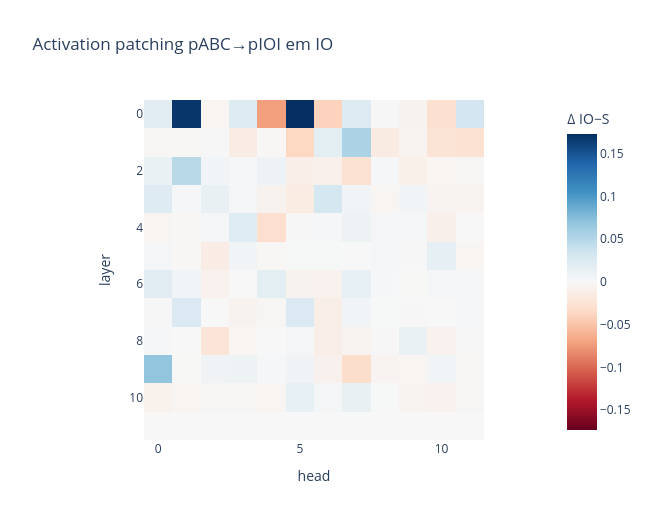
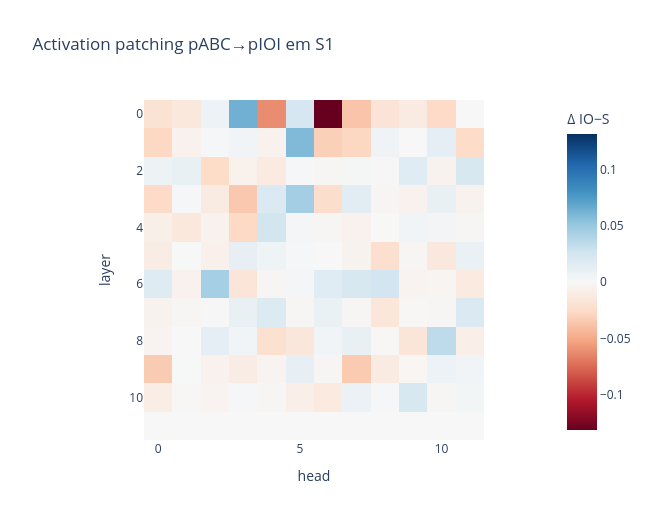
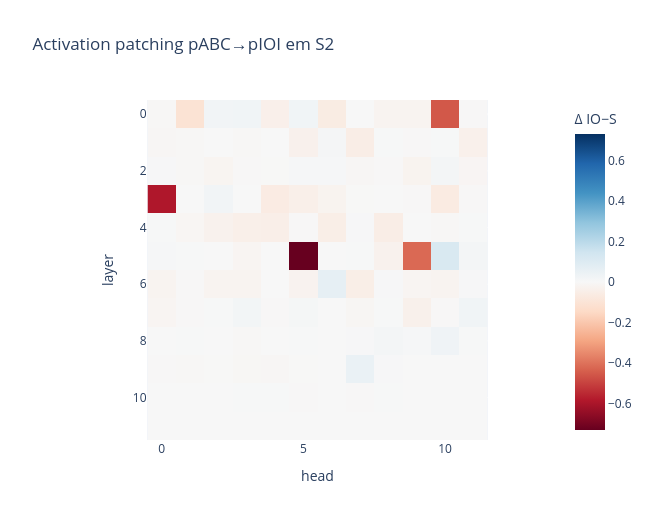
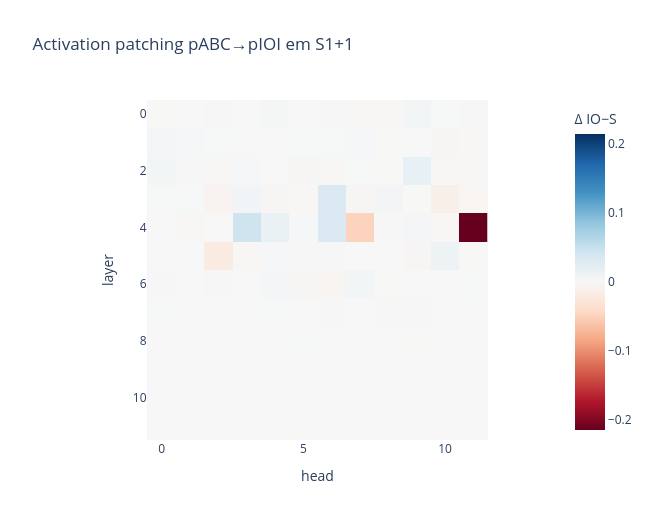

The notebook cell saved with these charts, in order:
### Markdown cell above
## Activation patching `pABC → pIOI`

Para cada célula layer×head×posição, substituímos somente o `hook_result` daquela cabeça e a posição semântica individual de cada exemplo. O valor mostrado é a mudança em IO−S contra o forward pIOI sem patch. O lote de quatro exemplos mantém as 720 intervenções viáveis em uma RTX 3050 sem trocar a semântica do algoritmo.

### Code cell
was_use_attn_result = bool(model.cfg.use_attn_result)
model.set_use_attn_result(True)
try:
    patch_matrix = activation_patch_matrix(
        model=model,
        target_tokens=ioi_tokens,
        source_cache=abc_cache,
        metric=metric,
        target_positions=dataset.positions,
        source_positions=dataset.positions,
        semantic_positions=SEMANTIC_POSITIONS,
        activation="result",
    )
finally:
    model.set_use_attn_result(was_use_attn_result)

patch_effect = patch_matrix.values - baseline
assert patch_effect.shape == (12, 12, len(SEMANTIC_POSITIONS))
position_axis = {position: i for i, position in enumerate(SEMANTIC_POSITIONS)}

for position_index, position in enumerate(SEMANTIC_POSITIONS):
    fig = px.imshow(
        patch_effect[:, :, position_index].float().cpu(),
        labels={"x": "head", "y": "layer", "color": "Δ IO−S"},
        title=f"Activation patching pABC→pIOI em {position.value}",
        color_continuous_scale="RdBu",
        color_continuous_midpoint=0,
        aspect="equal",
    )
    fig.update_layout(width=650, height=520)
    fig.show()

class_summary = {}
for circuit_class, nodes in PUBLISHED_CIRCUIT.items():
    effects = [
        patch_effect[node.layer, node.head, position_axis[node.position]].item()
        for node in nodes
    ]
    class_summary[circuit_class.value] = {
        "n_nodes": len(nodes),
        "mean_patch_effect": sum(effects) / len(effects),
        "nodes": [
            {
                "layer": node.layer,
                "head": node.head,
                "position": node.position.value,
                "patch_effect": effect,
            }
            for node, effect in zip(nodes, effects)
        ],
    }

for circuit_class in CircuitClass:
    summary = class_summary[circuit_class.value]
    print(
        f"{circuit_class.value:22s} n={summary['n_nodes']:2d} "
        f"mean Δ={summary['mean_patch_effect']:+.4f}"
    )

### Figure 1 — Plotly figure (JSON) as saved in the notebook; plotly's stock layout.template omitted (floating-point values rounded to 4 significant figures; data arrays with more than 128 entries replaced by an {"elided": "..."} marker saying what was removed)
{"data": [{"coloraxis": "coloraxis", "hovertemplate": "head: %{x}<br>layer: %{y}<br>Δ IO−S: %{z}<extra></extra>", "name": "0", "type": "heatmap", "xaxis": "x", "yaxis": "y", "z": {"elided": "12x12 float values"}}], "layout": {"coloraxis": {"autocolorscale": false, "cmid": 0, "colorbar": {"title": {"text": "Δ IO−S"}}, "colorscale": [[0.0, "rgb(103,0,31)"], [0.1, "rgb(178,24,43)"], [0.2, "rgb(214,96,77)"], [0.3, "rgb(244,165,130)"], [0.4, "rgb(253,219,199)"], [0.5, "rgb(247,247,247)"], [0.6, "rgb(209,229,240)"], [0.7, "rgb(146,197,222)"], [0.8, "rgb(67,147,195)"], [0.9, "rgb(33,102,172)"], [1.0, "rgb(5,48,97)"]]}, "height": 520, "title": {"text": "Activation patching pABC→pIOI em IO"}, "width": 650, "xaxis": {"anchor": "y", "constrain": "domain", "domain": [0.0, 1.0], "scaleanchor": "y", "title": {"text": "head"}}, "yaxis": {"anchor": "x", "autorange": "reversed", "constrain": "domain", "domain": [0.0, 1.0], "title": {"text": "layer"}}}}

### Figure 2 — Plotly figure (JSON) as saved in the notebook; plotly's stock layout.template omitted (floating-point values rounded to 4 significant figures; data arrays with more than 128 entries replaced by an {"elided": "..."} marker saying what was removed)
{"data": [{"coloraxis": "coloraxis", "hovertemplate": "head: %{x}<br>layer: %{y}<br>Δ IO−S: %{z}<extra></extra>", "name": "0", "type": "heatmap", "xaxis": "x", "yaxis": "y", "z": {"elided": "12x12 float values"}}], "layout": {"coloraxis": {"autocolorscale": false, "cmid": 0, "colorbar": {"title": {"text": "Δ IO−S"}}, "colorscale": [[0.0, "rgb(103,0,31)"], [0.1, "rgb(178,24,43)"], [0.2, "rgb(214,96,77)"], [0.3, "rgb(244,165,130)"], [0.4, "rgb(253,219,199)"], [0.5, "rgb(247,247,247)"], [0.6, "rgb(209,229,240)"], [0.7, "rgb(146,197,222)"], [0.8, "rgb(67,147,195)"], [0.9, "rgb(33,102,172)"], [1.0, "rgb(5,48,97)"]]}, "height": 520, "title": {"text": "Activation patching pABC→pIOI em S1"}, "width": 650, "xaxis": {"anchor": "y", "constrain": "domain", "domain": [0.0, 1.0], "scaleanchor": "y", "title": {"text": "head"}}, "yaxis": {"anchor": "x", "autorange": "reversed", "constrain": "domain", "domain": [0.0, 1.0], "title": {"text": "layer"}}}}

### Figure 3 — Plotly figure (JSON) as saved in the notebook; plotly's stock layout.template omitted (floating-point values rounded to 4 significant figures; data arrays with more than 128 entries replaced by an {"elided": "..."} marker saying what was removed)
{"data": [{"coloraxis": "coloraxis", "hovertemplate": "head: %{x}<br>layer: %{y}<br>Δ IO−S: %{z}<extra></extra>", "name": "0", "type": "heatmap", "xaxis": "x", "yaxis": "y", "z": {"elided": "12x12 float values"}}], "layout": {"coloraxis": {"autocolorscale": false, "cmid": 0, "colorbar": {"title": {"text": "Δ IO−S"}}, "colorscale": [[0.0, "rgb(103,0,31)"], [0.1, "rgb(178,24,43)"], [0.2, "rgb(214,96,77)"], [0.3, "rgb(244,165,130)"], [0.4, "rgb(253,219,199)"], [0.5, "rgb(247,247,247)"], [0.6, "rgb(209,229,240)"], [0.7, "rgb(146,197,222)"], [0.8, "rgb(67,147,195)"], [0.9, "rgb(33,102,172)"], [1.0, "rgb(5,48,97)"]]}, "height": 520, "title": {"text": "Activation patching pABC→pIOI em S2"}, "width": 650, "xaxis": {"anchor": "y", "constrain": "domain", "domain": [0.0, 1.0], "scaleanchor": "y", "title": {"text": "head"}}, "yaxis": {"anchor": "x", "autorange": "reversed", "constrain": "domain", "domain": [0.0, 1.0], "title": {"text": "layer"}}}}

### Figure 4 — Plotly figure (JSON) as saved in the notebook; plotly's stock layout.template omitted (floating-point values rounded to 4 significant figures; data arrays with more than 128 entries replaced by an {"elided": "..."} marker saying what was removed)
{"data": [{"coloraxis": "coloraxis", "hovertemplate": "head: %{x}<br>layer: %{y}<br>Δ IO−S: %{z}<extra></extra>", "name": "0", "type": "heatmap", "xaxis": "x", "yaxis": "y", "z": {"elided": "12x12 float values"}}], "layout": {"coloraxis": {"autocolorscale": false, "cmid": 0, "colorbar": {"title": {"text": "Δ IO−S"}}, "colorscale": [[0.0, "rgb(103,0,31)"], [0.1, "rgb(178,24,43)"], [0.2, "rgb(214,96,77)"], [0.3, "rgb(244,165,130)"], [0.4, "rgb(253,219,199)"], [0.5, "rgb(247,247,247)"], [0.6, "rgb(209,229,240)"], [0.7, "rgb(146,197,222)"], [0.8, "rgb(67,147,195)"], [0.9, "rgb(33,102,172)"], [1.0, "rgb(5,48,97)"]]}, "height": 520, "title": {"text": "Activation patching pABC→pIOI em S1+1"}, "width": 650, "xaxis": {"anchor": "y", "constrain": "domain", "domain": [0.0, 1.0], "scaleanchor": "y", "title": {"text": "head"}}, "yaxis": {"anchor": "x", "autorange": "reversed", "constrain": "domain", "domain": [0.0, 1.0], "title": {"text": "layer"}}}}
